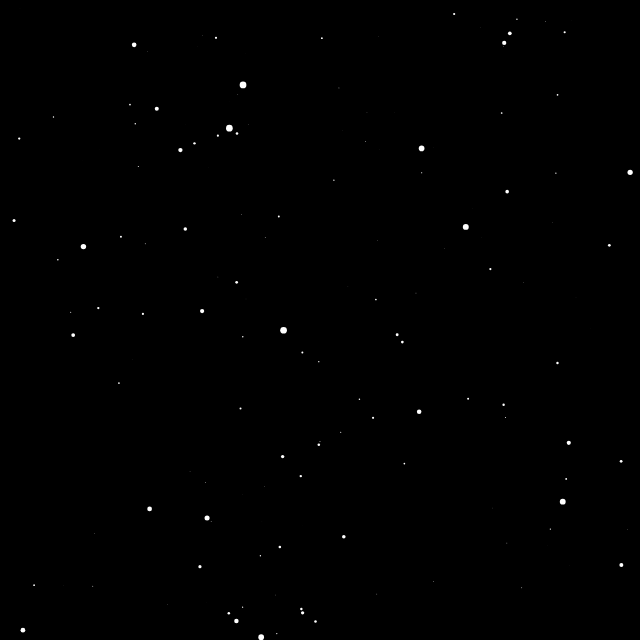
Frame 1 (no input)
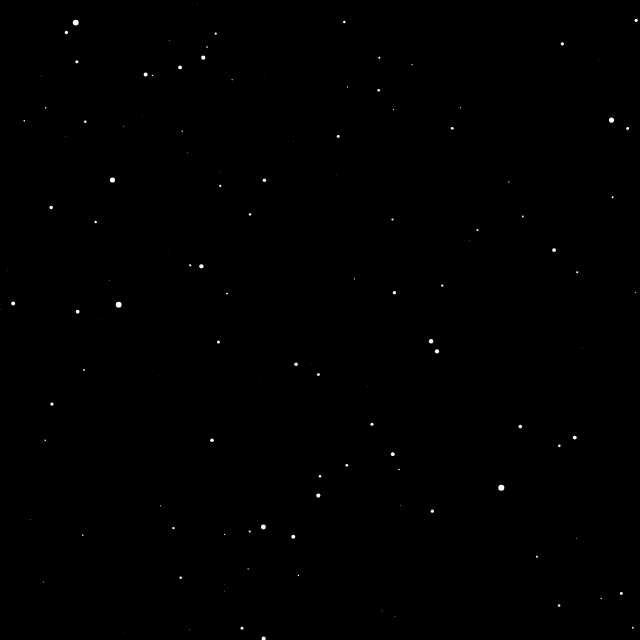
Frame 60 (no input)
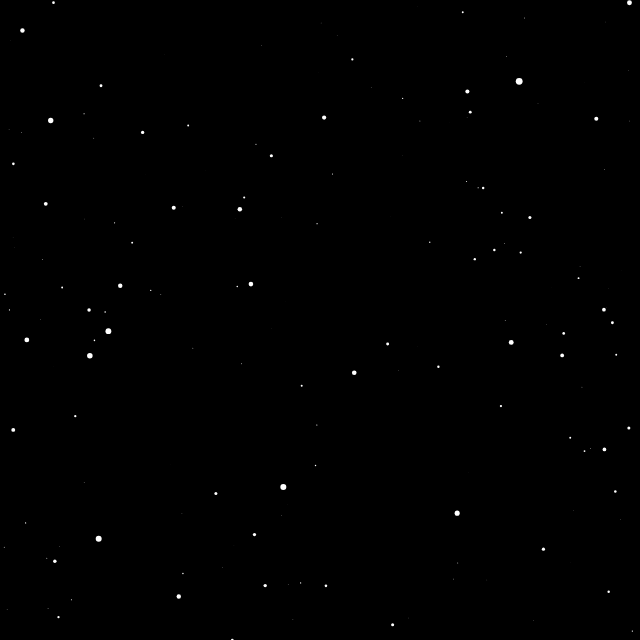
Frame 120 (the mouse pressed at the canvas centre since frame 60)

The p5.js sketch that drew these frames (run headless with seeded random() and noise() and a simulated clock; from frame 60 on, the mouse is pressed at the canvas centre):

// p5.js sketch
// ── sketch.js
function Star() {
    this.x = random(-width, width);
    this.y = random(-height, height);
    this.z = random(width);



    Star.prototype.update = function (speed) {
        this.z = this.z - speed;

        // Generate Stars in the backgroud
        if (this.z < 1) {

            this.z = width;
            this.x = random(-width, width);
            this.y = random(-height, height);
        }
    };

    Star.prototype.show = function () {
        fill(255);
        noStroke();

        // Movement star
        var sx = map(this.x/ this.z, 0, 1, 0, width);
        var sy = map(this.y/ this.z, 0, 1, 0, height);


        var starSize = map(this.z, 0, 600, 8, 0);

        ellipse(sx, sy, starSize, starSize);
    };
    
    Star.prototype.acceleration = function () {
        
    }


}

function Galaxy(numberOfStar) {

    this.numberOfStars = numberOfStar;
    this.galaxy = [];

    Galaxy.prototype.generate = function () {
        console.log('generate galaxy');
        for (i = 0; i < this.numberOfStars; i++) {
            var star = new Star();
            this.galaxy.push(star);
        };
    };

    Galaxy.prototype.render = function () {
        for (var star = 0; star < this.galaxy.length; star++) {
            this.galaxy[star].update(speed);
            this.galaxy[star].show();
        }
    };
}


var galaxy = new Galaxy(2000);

function setup() {
    // 3840 x 2160 4k resolution
    createCanvas(640, 640);
    galaxy.generate();
}

function draw() {
    speed = map(mouseX, 0, width, 2, 12);
    console.log(speed);
    background(0);

    // To fading out from the center
    translate(width/2, height/2);
    galaxy.render(speed);

}
